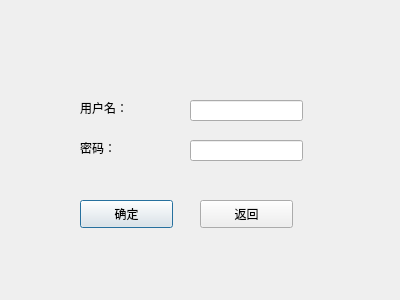
<?xml version="1.0" encoding="UTF-8"?>
<ui version="4.0">
 <class>delete_student</class>
 <widget class="QDialog" name="delete_student">
  <property name="geometry">
   <rect>
    <x>0</x>
    <y>0</y>
    <width>400</width>
    <height>300</height>
   </rect>
  </property>
  <property name="windowTitle">
   <string>Dialog</string>
  </property>
  <widget class="QPushButton" name="pushButton">
   <property name="geometry">
    <rect>
     <x>80</x>
     <y>200</y>
     <width>93</width>
     <height>28</height>
    </rect>
   </property>
   <property name="text">
    <string>确定</string>
   </property>
  </widget>
  <widget class="QPushButton" name="pushButton_2">
   <property name="geometry">
    <rect>
     <x>200</x>
     <y>200</y>
     <width>93</width>
     <height>28</height>
    </rect>
   </property>
   <property name="text">
    <string>返回</string>
   </property>
  </widget>
  <widget class="QLineEdit" name="lineEdit">
   <property name="geometry">
    <rect>
     <x>190</x>
     <y>100</y>
     <width>113</width>
     <height>21</height>
    </rect>
   </property>
  </widget>
  <widget class="QLineEdit" name="lineEdit_2">
   <property name="geometry">
    <rect>
     <x>190</x>
     <y>140</y>
     <width>113</width>
     <height>21</height>
    </rect>
   </property>
  </widget>
  <widget class="QLabel" name="label">
   <property name="geometry">
    <rect>
     <x>80</x>
     <y>100</y>
     <width>72</width>
     <height>15</height>
    </rect>
   </property>
   <property name="text">
    <string>用户名：</string>
   </property>
  </widget>
  <widget class="QLabel" name="label_2">
   <property name="geometry">
    <rect>
     <x>80</x>
     <y>140</y>
     <width>72</width>
     <height>15</height>
    </rect>
   </property>
   <property name="text">
    <string>密码：</string>
   </property>
  </widget>
 </widget>
 <resources/>
 <connections/>
</ui>
